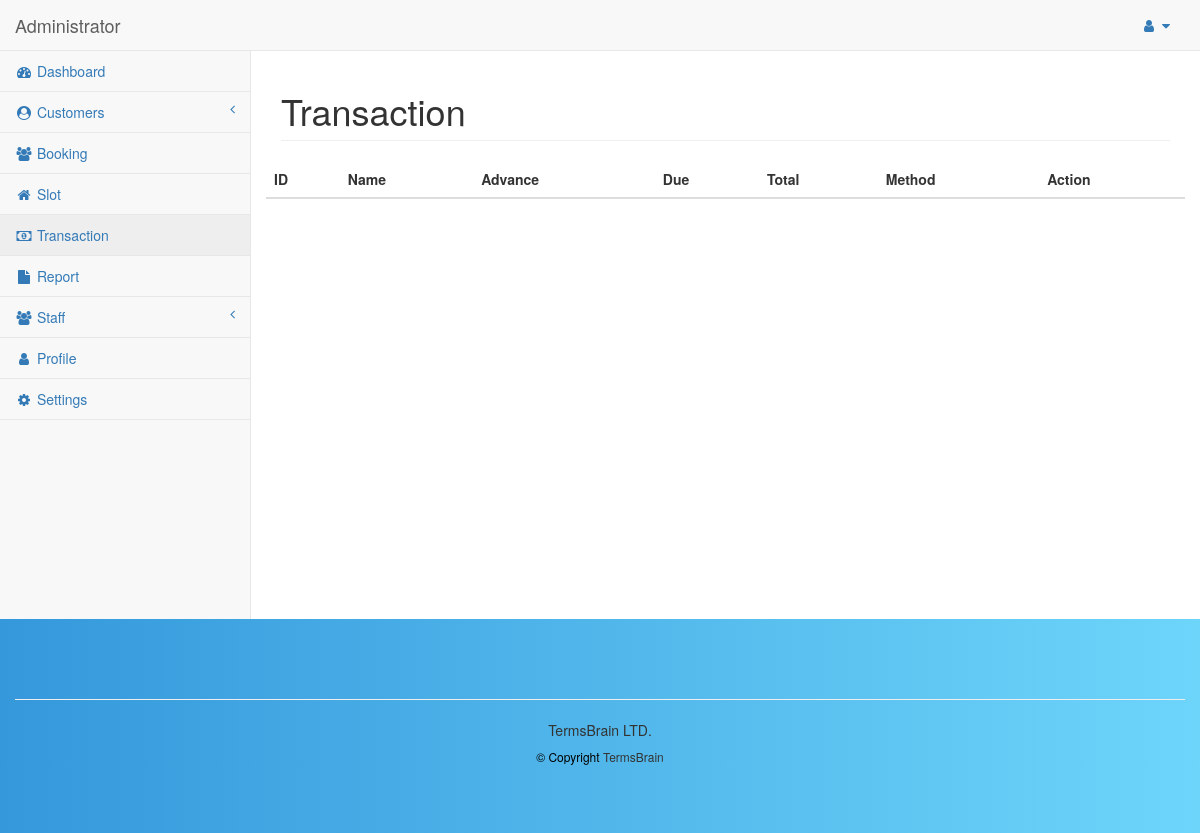
The page /transaction.php (signed in) on the database as committed earlier.
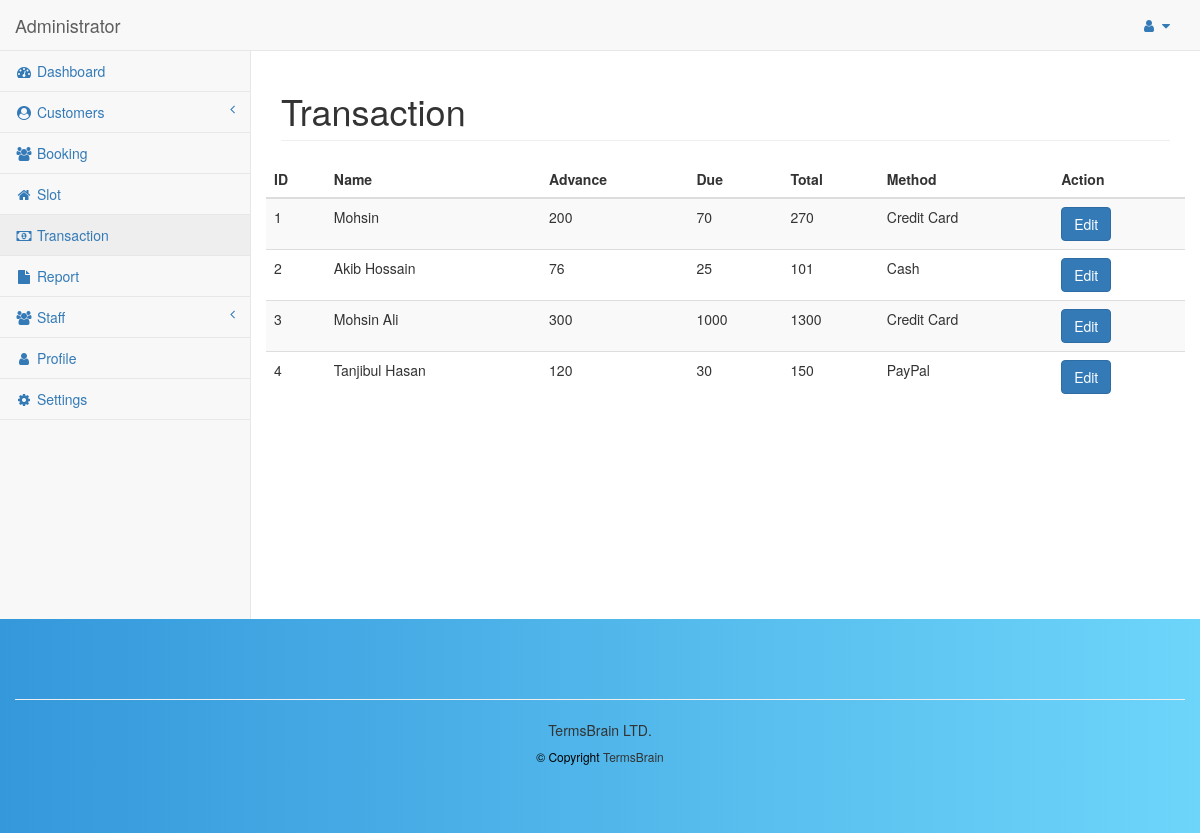
The same page on the database as committed later.
### tables this page shows
CREATE TABLE `transaction` (
  `id` int(11) NOT NULL,
  `user_id` int(11) DEFAULT NULL,
  `method` varchar(255) DEFAULT NULL,
  `advance` int(11) DEFAULT NULL,
  `due` int(11) DEFAULT NULL,
  `total` int(11) GENERATED ALWAYS AS (`advance` + `due`) STORED,
  `created_at` timestamp NOT NULL DEFAULT current_timestamp(),
  `updated_at` datetime DEFAULT current_timestamp() ON UPDATE current_timestamp()
);

CREATE TABLE `customers` (
  `id` int(11) NOT NULL,
  `name` varchar(255) DEFAULT NULL,
  `phone` int(11) DEFAULT NULL,
  `created_at` timestamp NOT NULL DEFAULT current_timestamp(),
  `updated_at` datetime DEFAULT current_timestamp() ON UPDATE current_timestamp()
);

### transaction.php (the view, shortened to what this page needs)
<?php
include 'connection.php';
include_once('includes/header.php');
?>
<div id="page-wrapper">
    <div class="row">
        <div class="col-lg-12">
            <h1 class="page-header">Transaction</h1>
        </div>
    </div>
    <div class="row">
        <table id="yourTableID" class="table table-dark table-striped">
            <thead>
                <th>ID</th>
                <th>Name</th>
                <th>Advance</th>
                <th>Due</th>
                <th>Total</th>
                <th>Method</th>
                <th>Action</th>
            </thead>
            <tbody>
                <?php
                $query = "SELECT transaction.*, customers.name as user_name FROM transaction
                          LEFT JOIN customers ON transaction.user_id = customers.id";
                $sql = mysqli_query($conn, $query);
                while ($row = mysqli_fetch_array($sql)) { ?>
                    <tr>
                        <td><?php echo $row['id'] ?></td>
                        <td><?php echo $row['user_name'] ?></td>
                        <td><?php echo $row['advance'] ?></td>
                        <td><?php echo $row['due'] ?></td>
                        <td><?php echo $row['total'] ?></td>
                        <td><?php echo $row['method'] ?></td>
                        <td>
                            <a class="btn btn-primary" href="editTransaction.php?id=<?php echo $row['id'] ?>">Edit</a>
                        </td>
                    </tr>
                <?php
                }
                ?>
            </tbody>
        </table>
    </div>
</div>
<link rel="stylesheet" type="text/css" href="https://cdn.datatables.net/1.13.7/css/jquery.dataTables.min.css">
<link rel="stylesheet" type="text/css" href="https://cdn.datatables.net/buttons/2.4.2/css/buttons.dataTables.min.css">
<?php include_once('includes/footer.php'); ?>

### includes/header.php (shortened to what this page needs)
<!DOCTYPE html>
<html lang="en">
<head>
    <link rel="stylesheet" href="assets/css/bootstrap.min.css" />
    <link href="assets/js/metisMenu/metisMenu.min.css" rel="stylesheet">
    <link href="assets/css/booking.css" rel="stylesheet">
    <link href="assets/css/style.css" rel="stylesheet">
    <link href="assets/css/sb-admin-2.css" rel="stylesheet">
    <link href="assets/fonts/font-awesome/css/font-awesome.min.css" rel="stylesheet" type="text/css">
    <link rel="stylesheet" type="text/css" href="https://cdn.datatables.net/1.10.24/css/jquery.dataTables.css">
</head>
<body>
    <div id="wrapper">
            <nav class="navbar navbar-default navbar-static-top" role="navigation" style="margin-bottom: 0">
                <div class="navbar-header">
                    <a class="navbar-brand" href="">Administrator</a>
                </div>
                <ul class="nav navbar-top-links navbar-right">
                    <li class="dropdown">
                        <a class="dropdown-toggle" data-toggle="dropdown" href="#">
                            <i class="fa fa-user fa-fw"></i> <i class="fa fa-caret-down"></i>
                        </a>
                    </li>
                </ul>
                <div class="navbar-default sidebar" role="navigation">
                    <div class="sidebar-nav navbar-collapse">
                        <ul class="nav" id="side-menu">
                            <li>
                                <a href="index.php"><i class="fa fa-dashboard fa-fw"></i> Dashboard</a>
                            </li>
                            <li>
                                <a href="#"><i class="fa fa-user-circle fa-fw"></i> Customers<span class="fa arrow"></span></a>
                            </li>
                            <li>
                                <a href="bookingManagement.php"><i class="fa fa-users fa-fw"></i> Booking</a>
                            </li>
                            <li>
                                <a href="slotManagement.php"><i class="fa fa-home fa-fw"></i> Slot</a>
                            </li>
                            <li>
                                <a href="transaction.php"><i class="fa fa-money fa-fw"></i> Transaction</a>
                            </li>
                            <li>
                                <a href="report.php"><i class="fa fa-file fa-fw"></i> Report</a>
                            </li>
                            <li>
                                <a href="#"><i class="fa fa-users fa-fw"></i> Staff<span class="fa arrow"></span></a>
                            </li>
                            <li>
                                <a href="profile.php"><i class="fa fa-user fa-fw"></i> Profile</a>
                            </li>
                            <li>
                                <a href="settings.php"><i class="fa fa-gear fa-fw"></i> Settings</a>
                            </li>
                        </ul>
                    </div>
                </div>
            </nav>
    </div>
</body>

### includes/footer.php (shortened to what this page needs)
<!DOCTYPE html>
<html lang="en">
<body>
<section id="footer">
   <div class="container">
     <div class="row">
       <hr>
     </div>
     <div class="row">
       <div class="col-xs-12 col-sm-12 col-md-12 mt-sm-2 text-center text-white">
         <p><a href="https://termsbrain.com/">TermsBrain LTD.</a></p>
         <p class="h6" style="color:black">© Copyright <a class="text-green ml-2" href="#" target="_blank">TermsBrain</a></p>
       </div>
     </div>
   </div>
 </section>
</body>
</html>

### assets/css/style.css (style rules this page uses)
section#footer { background: linear-gradient( to right, #3498db, #6dd5fa ); padding: 60px 0; margin-left: 0; margin-right: 0; }
#footer { padding: 30px 20px; background-color: rgba( 255, 255, 255, 0.9 ); }
#footer a { color: #333333; text-decoration: none !important; background-color: transparent; -webkit-text-decoration-skip: objects; }

### assets/css/sb-admin-2.css (style rules this page uses)
body { background-color: #f8f8f8; }
#wrapper { width: 100%; }
#page-wrapper { padding: 0 15px; min-height: 568px; background-color: white; }
@media (min-width: 768px) { #page-wrapper { position: inherit; margin: 0 0 0 250px; padding: 0 30px; border-left: 1px solid #e7e7e7; } }
.navbar-top-links { margin-right: 0; }
.navbar-top-links li { display: inline-block; }
.navbar-top-links li:last-child { margin-right: 15px; }
.navbar-top-links li a { padding: 15px; min-height: 50px; }
.sidebar .sidebar-nav.navbar-collapse { padding-left: 0; padding-right: 0; }
.sidebar ul li { border-bottom: 1px solid #e7e7e7; }
.sidebar ul li a.active { background-color: #eeeeee; }
.sidebar .arrow { float: right; }
.sidebar .fa.arrow:before { content: "\f104"; }
@media (min-width: 768px) { .sidebar { z-index: 1; position: absolute; width: 250px; margin-top: 51px; } }

Rows that differ between the two databases and show on the page:
added transaction: id "1", user.name "Mohsin", advance "200", due "70", total "270", method "Credit Card"
added transaction: id "2", user.name "Akib Hossain", advance "76", due "25", total "101", method "Cash"
added transaction: id "3", user.name "Mohsin Ali", advance "300", due "1000", total "1300", method "Credit Card"
added transaction: id "4", user.name "Tanjibul Hasan", advance "120", due "30", total "150", method "PayPal"
